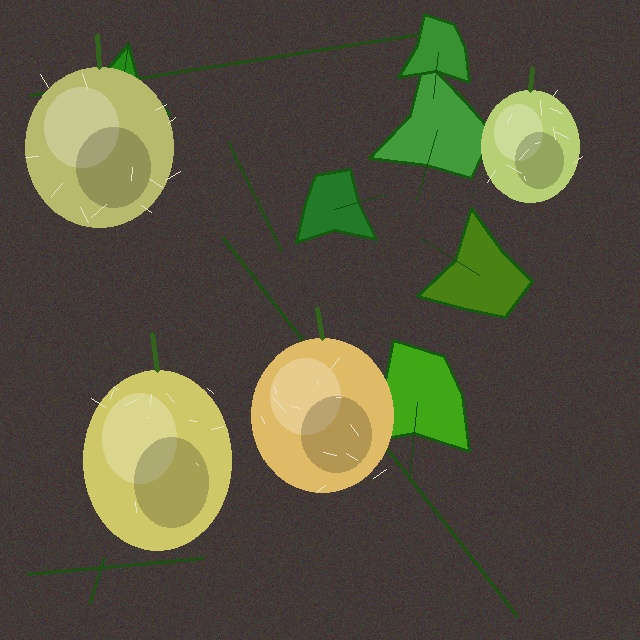
#> input picture data/sample.jpg, 640 x 640 px, found by its file name
$ python p3_preprocessing.py
#> lines starting #> are read from the running program, lines starting #| are printed output that depends on the picture; after the words box and inside, x2 and y2 are one past the last pixel; in counts of white or black regions, pixels touching at a corner belong together
"""
Praktikum 3: Preprocessing citra.
- Resize 640x640 (cv2.resize) -> Menyamakan ukuran input
- Grayscale (cv2.cvtColor) -> Menyederhanakan kanal warna
- Gaussian Blur 5x5 (cv2.GaussianBlur) -> Mengurangi noise
- Canny Edge Detection 80, 160 (cv2.Canny) -> Mendeteksi kontur/tepi
Output: hasil/resized.jpg dan hasil/edges.jpg
"""

import os
import cv2

def main():
    input_path = "data/sample.jpg"
    print("=" * 50)
    print("PRAKTIKUM 3: PREPROCESSING CITRA")
    print("=" * 50)

    if not os.path.exists(input_path):
        raise FileNotFoundError(f"File sampel tidak ditemukan: {input_path}")

    # Baca citra asli
    img = cv2.imread(input_path)
#> img is the input picture: shape (640, 640, 3); mean B, G, R 62.2, 83.7, 85.7
    print(f"Ukuran asli citra: {img.shape}")
#| Ukuran asli citra: (640, 640, 3)

    # 1. Resize ke 640x640
    target_size = (640, 640)
    resized = cv2.resize(img, target_size, interpolation=cv2.INTER_LINEAR)
    print(f"1. Resize selesai: {resized.shape}")
#| 1. Resize selesai: (640, 640, 3)

    # 2. Grayscale
    gray = cv2.cvtColor(resized, cv2.COLOR_BGR2GRAY)
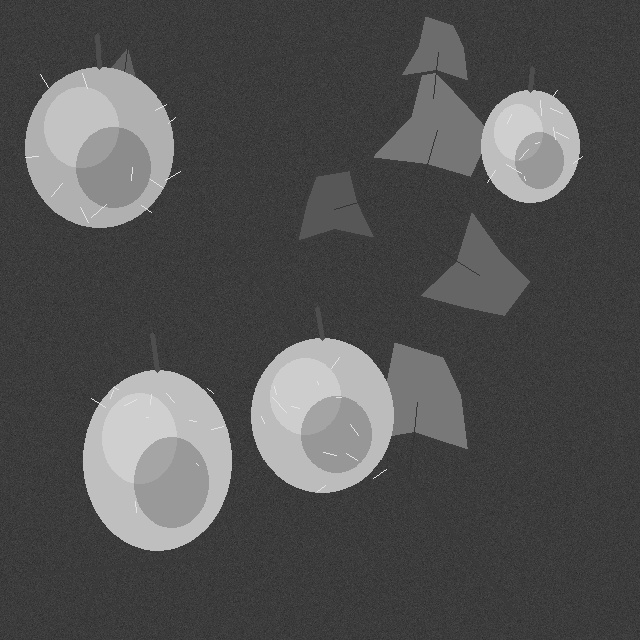
#> gray: shape (640, 640); min 35, max 233, mean 81.9
    print(f"2. Grayscale selesai: {gray.shape}")
#| 2. Grayscale selesai: (640, 640)

    # 3. Gaussian Blur (kernel 5x5, sigmaX 0)
    blurred = cv2.GaussianBlur(gray, (5, 5), 0)
    print("3. Gaussian Blur (5x5) selesai: noise berhasil diredam")

    # 4. Canny Edge Detection (threshold 80, 160)
    edges = cv2.Canny(blurred, 80, 160)
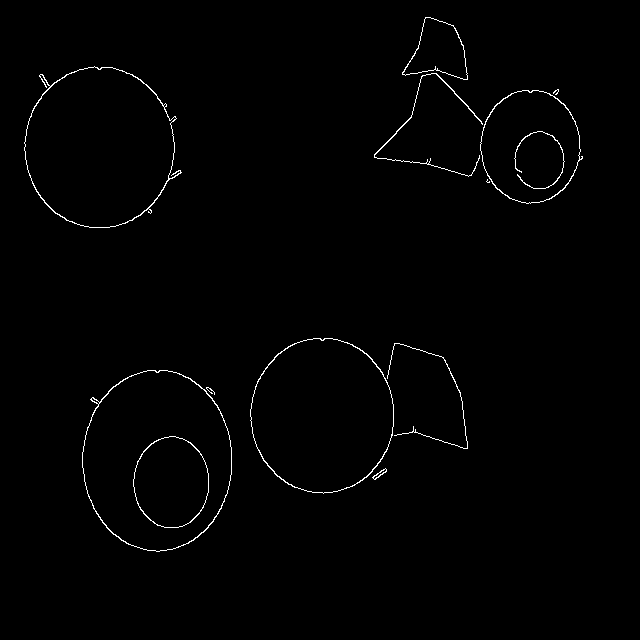
#> edges: shape (640, 640); 0.9% white in thin lines or dots, all inside (x1, y1, x2, y2) = (24, 17, 583, 552)
    print("4. Canny Edge Detection (80, 160) selesai")

    # Simpan output
    os.makedirs("hasil", exist_ok=True)
    out_resized = "hasil/resized.jpg"
    out_edges = "hasil/edges.jpg"

    cv2.imwrite(out_resized, resized)
    cv2.imwrite(out_edges, edges)

    print("=" * 50)
    print(f"Output tersimpan:")
    print(f"- {out_resized}")
    print(f"- {out_edges}")
    print("=" * 50)

if __name__ == "__main__":
    main()
